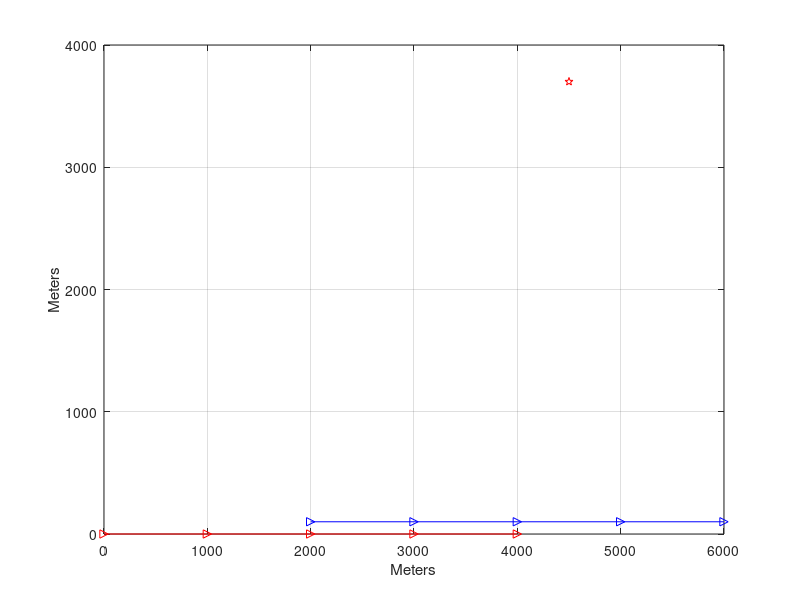
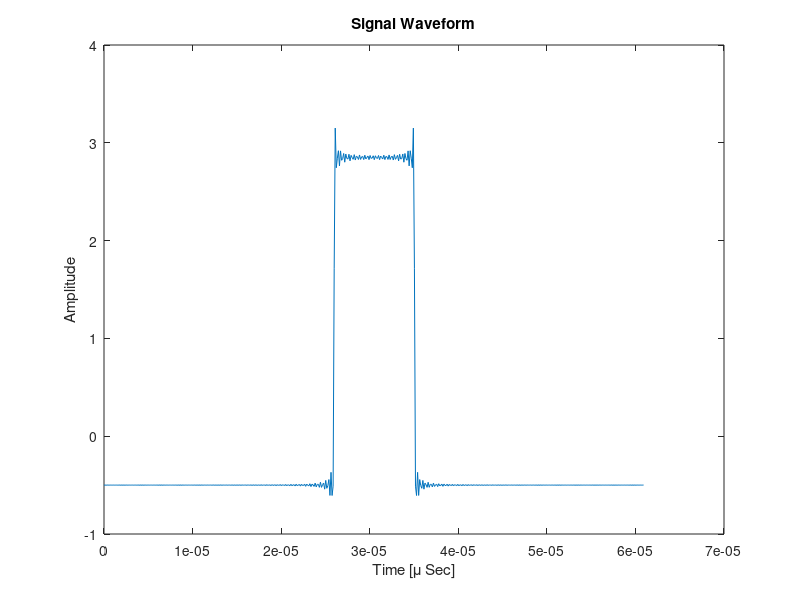

Write MATLAB code to recreate these figures, in order. (Note: this script raises an error after producing the figures.)
% Known Signals
clear all;
close all;
clc;
tic
CF1=0; %show cost function
CF11=0; %show cost function
DPDRun = 1;
STRun = 1;
Nexp = 10; % Number of Monte-Carlo trials 
Known_Unknown_Sig   = 0; % 1- Known Signal, 0 - Unknown Signals
c = 3e8;                                               % Speed of light - 3*10^2 m/s
Q = 1;                                                  % Number of emitters
K = 5; %5                                         % Number of interception intervals
L = 2;%3;                                              % Number of receivers
SNRdB =  (-15:10:-5) ;  %ajw
if CF1==1 || CF11==1
    SNRdB = 100;
end
ReceiverSpeed = 3e2;                      % receiver velocity (identical to all)
dist_mult = 1e3;
EmitterPos  = [4500 3700]; % [[1+5*rand,1+5*rand]*dist_mult;
fc  = 1e9;                             % carrier frequency
Ni_vec  =  zeros(1,K); %transmitter frequency shifts

max_dop = ReceiverSpeed/c*fc;
Fs=2^23;   % sampling low resolution
Ts = 1/Fs;
Ns = 2^9 ;   % - Number of samples in observation (after sampling the observation)
T0=Ns/Fs; % observation time


time_vec = (0:Ns-1)*Ts;
freq_vec = (0:Ns-1)*(Fs/Ns);
f_delta = freq_vec(2)-freq_vec(1);

ReceiverPos(:,1,1) =     (0:K-1)'*dist_mult ;
ReceiverPos(:,2,1) =    (0*ones(1,K))'*dist_mult;
ReceiverVel(:,:,1) =      (ones(K,1)*[ReceiverSpeed 0]);

ReceiverPos(:,1,2) =     (0:K-1)'*dist_mult +2000;
ReceiverPos(:,2,2) =     (0*ones(1,K))'*dist_mult +100;
ReceiverVel(:,:,2) =     (ones(K,1)*[ReceiverSpeed 0]);

figure
plot(ReceiverPos(:,1,1),ReceiverPos(:,2,1),'r->', ReceiverPos(:,1,2),ReceiverPos(:,2,2),'b->',...
    EmitterPos(1),EmitterPos(2),'rp') ; grid on
xlabel('Meters');
ylabel('Meters')
drawnow

%[TOA,Doppler_shift] = Create_Tau_Doppler(EmitterPos,ReceiverPos,ReceiverVel,fc,c,L,K);

sigma2Vec = 10.^(-SNRdB/10);                             % noise variance
sigma2dBVec = 10*log10(sigma2Vec);                              % noise variance [dB]

% %%%%%%%%%%%%%%%%%%%%%%%%%%%%%%%%%%%%%%%%%%%%%%
NOF = 201;

%amplitudes = ones(K,NOF);
%phases = rand(K,NOF)*0;
if NOF>1
    f0 = (1:NOF)./T0;
    f1 = f0(f0<0.4*Fs);
else
    f1 = 1/T0;
end


sss = ['V = ',int2str(ReceiverSpeed),' [m/s], f_c = ',num2str(fc/1e9),...
    ' [GHz], T_0 = ',int2str(round(T0/1e-6)),' [\mu Sec], F_s = ',...
    num2str(Fs/1e6,'%3.1f'),' [MHz], BW = ',num2str(f1(end)/1e6,'%3.1f'), ' [MHz], No. of Trials = ',int2str(Nexp)];
disp(sss)

%amplitudes = 1 + 0.3*rand(K,length(f1));
 amplitudes = sin(30*pi*f1/f1(end))./(30*pi*f1/f1(end));
b_vec=ones(1,K,L);
int = amplitudes(1,:)*cos( 2*pi*(f1')*(time_vec-T0/2)) ; 

figure
    plot(time_vec,int)
    xlabel('Time [\mu Sec]')
    ylabel('Amplitude')
    title('Signal Waveform')
    drawnow
%keyboard

[TOA,Doppler_shift] = Create_Tau_Doppler(EmitterPos,ReceiverPos,ReceiverVel,fc,c,L,K);

[Poserr_DPD_K,Poserr_ST_K,Bias_vec_DPD_K,Bias_vec_ST_K,CRBp_Std_K] = known_signals_routine(SNRdB,Nexp,Ns,K,L,Q,fc,c,T0,...
    time_vec,amplitudes,TOA,Doppler_shift,sigma2Vec,EmitterPos,ReceiverPos,ReceiverVel,CF1,CF11,f1,DPDRun,STRun,max_dop);

[Poserr_DPD_U,Poserr_ST_U,Bias_vec_DPD_U,Bias_vec_ST_U,CRBp_Std_U] = Unknown_signals_routine(SNRdB,Nexp,Ns,K,L,Q,fc,c,T0,time_vec,amplitudes,...
TOA,Doppler_shift,sigma2Vec,EmitterPos,ReceiverPos,ReceiverVel,CF1,CF11,f1,DPDRun,STRun,max_dop);
%%%%%%%%%%%%%%%%%%%%%%%%%%%%%%%%%%%%%%%%%%%%%%
%File Name 
%%%%%%%%%%%%%%%%%%%%%%%%%%%%%%%%%%%%%%%%%%%%%%
xtemp = clock;
ztemp = ceil(xtemp(end)*10);
if (Known_Unknown_Sig == 1)
    ResFile  =   '\KnSig';
else
    ResFile  =   '\UnknSig';
end;
curr_Dir = cd;
RunDate =   [curr_Dir,ResFile,num2str(ztemp),datestr(now,'ddmm'),'.mat'];

%%%%%%%%%%%%%%%%%%%%%%%%%%%%%%%%%%%%%%%%%%
% SAVE RESULTS
%%%%%%%%%%%%%%%%

save (RunDate);
if DPDRun && STRun
%    save (RunDate,'b_vec','SNRdB','Poserr_DPD','Bias_DPD','Poserr_ST','Bias_ST','CRBp_Std','-append');
elseif DPDRun
%     save (RunDate,'SNRdB','Poserr_DPD','Bias_DPD','CRBp_Std','-append');
elseif STRun
%    save (RunDate,'b_vec','SNRdB','Poserr_ST','Bias_ST','CRBp_Std','-append');
end
%%%%%%%%%%%%%%%%%%%%%%%%%%%%%%%%%%%%%%%%%%


%%%%%%%%%%%%%%%%%%%
%PLOT Results
%%%%%%%%%%%%%%%%%%%

figure;
semilogy(SNRdB,Poserr_DPD_K,'b-s',SNRdB,Poserr_ST_K,'r-d',SNRdB,Poserr_DPD_U,'b-p',SNRdB,Poserr_ST_U,'r-h',SNRdB,CRBp_Std_K,'k-')
legend('DPD Known Sig','2-Step Known Sig','DPD Unknown Sig','2-Step Unknown Sig','CRB');
title(sss)
xtext='SNR [dB]';
xlabel(xtext,'interpreter','latex','fontsize',16);
ytext='RMSE [m]';
ylabel(ytext,'interpreter','latex','fontsize',16);
grid;
set(gca,'xtick',SNRdB);
set(gca,'xticklabel',SNRdB);
toc
save 